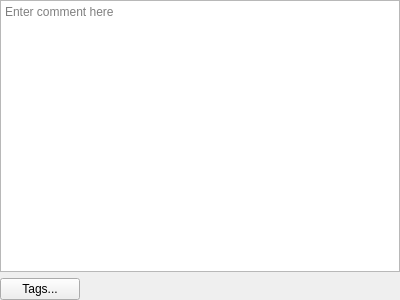
<?xml version="1.0" encoding="UTF-8"?>
<ui version="4.0">
 <class>CommentTags_q</class>
 <widget class="QWidget" name="CommentTags_q">
  <property name="geometry">
   <rect>
    <x>0</x>
    <y>0</y>
    <width>400</width>
    <height>300</height>
   </rect>
  </property>
  <layout class="QGridLayout" name="gridLayout">
   <property name="leftMargin">
    <number>0</number>
   </property>
   <property name="topMargin">
    <number>0</number>
   </property>
   <property name="rightMargin">
    <number>0</number>
   </property>
   <property name="bottomMargin">
    <number>0</number>
   </property>
   <item row="0" column="0" colspan="2">
    <widget class="QTextEdit" name="comment">
     <property name="sizePolicy">
      <sizepolicy hsizetype="Expanding" vsizetype="Expanding">
       <horstretch>0</horstretch>
       <verstretch>100</verstretch>
      </sizepolicy>
     </property>
     <property name="minimumSize">
      <size>
       <width>200</width>
       <height>0</height>
      </size>
     </property>
     <property name="placeholderText">
      <string>Enter comment here</string>
     </property>
     <property name="tabChangesFocus">
      <bool>true</bool>
     </property>
    </widget>
   </item>
   <item row="1" column="0">
    <widget class="QPushButton" name="tagsButton">
     <property name="sizePolicy">
      <sizepolicy hsizetype="Fixed" vsizetype="Fixed">
       <horstretch>0</horstretch>
       <verstretch>0</verstretch>
      </sizepolicy>
     </property>
     <property name="text">
      <string>Tags...</string>
     </property>
    </widget>
   </item>
   <item row="1" column="1">
    <widget class="QLabel" name="tagsLabel">
     <property name="wordWrap">
      <bool>true</bool>
     </property>
    </widget>
   </item>
  </layout>
 </widget>
 <resources/>
 <connections>
  <connection>
   <sender>tagsButton</sender>
   <signal>clicked()</signal>
   <receiver>CommentTags_q</receiver>
   <slot>tagsClicked()</slot>
   <hints>
    <hint type="sourcelabel">
     <x>55</x>
     <y>277</y>
    </hint>
    <hint type="destinationlabel">
     <x>199</x>
     <y>149</y>
    </hint>
   </hints>
  </connection>
 </connections>
 <slots>
  <slot>tagsClicked()</slot>
 </slots>
</ui>
